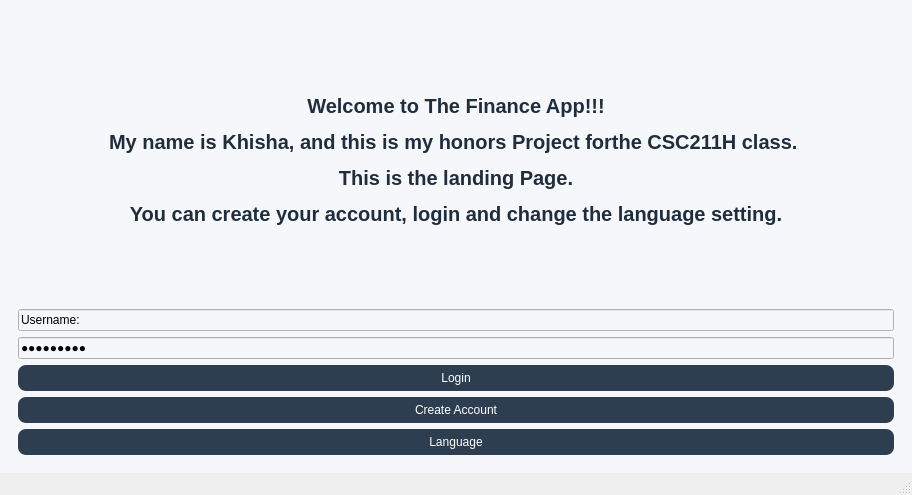
<?xml version="1.0" encoding="UTF-8"?>
<ui version="4.0">
 <class>MainWindow</class>
 <widget class="QMainWindow" name="MainWindow">
  <property name="geometry">
   <rect>
    <x>0</x>
    <y>0</y>
    <width>912</width>
    <height>495</height>
   </rect>
  </property>
  <property name="minimumSize">
   <size>
    <width>100</width>
    <height>100</height>
   </size>
  </property>
  <property name="windowTitle">
   <string>MainWindow</string>
  </property>
  <property name="styleSheet">
   <string notr="true">background-color: #f5f7fa;
QPushButton {
    background-color: #2c3e50;
    color: white;
    border-radius: 8px;
    padding: 6px;
}

QPushButton:hover {
    background-color: #34495e;
}
QLabel {
    color: #2c3e50;
    font-size: 14px;
}
QLabel#pageTitleLabel {
    font-size: 20px;
    font-weight: bold;
}</string>
  </property>
  <widget class="QWidget" name="centralwidget">
   <property name="styleSheet">
    <string notr="true">background-color: #f5f7fa;</string>
   </property>
   <layout class="QVBoxLayout" name="verticalLayout_2">
    <item>
     <widget class="QStackedWidget" name="stackedWidget">
      <property name="styleSheet">
       <string notr="true">background-color: #f5f7fa;</string>
      </property>
      <property name="currentIndex">
       <number>0</number>
      </property>
      <widget class="QWidget" name="LoginPage">
       <layout class="QVBoxLayout" name="verticalLayout">
        <item>
         <widget class="QLabel" name="statusLabel">
          <property name="styleSheet">
           <string notr="true">color: #1f2d3d;
font-size: 20px;
font-weight: bold;</string>
          </property>
          <property name="text">
           <string>&lt;html&gt;&lt;head/&gt;&lt;body&gt;&lt;p align=&quot;center&quot;&gt; Welcome to The Finance App!!!&lt;/p&gt;&lt;p align=&quot;center&quot;&gt;My name is Khisha, and this is my honors Project forthe CSC211H class. &lt;/p&gt;&lt;p align=&quot;center&quot;&gt;This is the landing Page.&lt;/p&gt;&lt;p align=&quot;center&quot;&gt;You can create your account, login and change the language setting.&lt;/p&gt;&lt;/body&gt;&lt;/html&gt;</string>
          </property>
          <property name="wordWrap">
           <bool>true</bool>
          </property>
         </widget>
        </item>
        <item>
         <widget class="QLineEdit" name="Username">
          <property name="maximumSize">
           <size>
            <width>16777215</width>
            <height>16777215</height>
           </size>
          </property>
          <property name="styleSheet">
           <string notr="true">
color: black;
</string>
          </property>
          <property name="text">
           <string>Username:</string>
          </property>
         </widget>
        </item>
        <item>
         <widget class="QLineEdit" name="Password">
          <property name="styleSheet">
           <string notr="true">
color: black;</string>
          </property>
          <property name="text">
           <string>Password:</string>
          </property>
          <property name="echoMode">
           <enum>QLineEdit::EchoMode::Password</enum>
          </property>
         </widget>
        </item>
        <item>
         <widget class="QPushButton" name="loginButton">
          <property name="styleSheet">
           <string notr="true">QPushButton {
    background-color: #2c3e50;
    color: white;
    border-radius: 8px;
    padding: 6px;
}

QPushButton:hover {
    background-color: #34495e;
}</string>
          </property>
          <property name="text">
           <string>Login</string>
          </property>
         </widget>
        </item>
        <item>
         <widget class="QPushButton" name="createAccountButton">
          <property name="styleSheet">
           <string notr="true">QPushButton {
    background-color: #2c3e50;
    color: white;
    border-radius: 8px;
    padding: 6px;
}

QPushButton:hover {
    background-color: #34495e;
}</string>
          </property>
          <property name="text">
           <string>Create Account</string>
          </property>
         </widget>
        </item>
        <item>
         <widget class="QPushButton" name="language">
          <property name="styleSheet">
           <string notr="true">QPushButton {
    background-color: #2c3e50;
    color: white;
    border-radius: 8px;
    padding: 6px;
}

QPushButton:hover {
    background-color: #34495e;
}</string>
          </property>
          <property name="text">
           <string>Language</string>
          </property>
         </widget>
        </item>
       </layout>
      </widget>
      <widget class="QWidget" name="MainMenu">
       <layout class="QGridLayout" name="gridLayout">
        <item row="0" column="0" colspan="2">
         <widget class="QLabel" name="welcomeLabel">
          <property name="autoFillBackground">
           <bool>false</bool>
          </property>
          <property name="styleSheet">
           <string notr="true">QLabel {

color: #1f2d3d;
font-size: 20px;
font-weight: bold;
}</string>
          </property>
          <property name="text">
           <string>&lt;html&gt;&lt;head/&gt;&lt;body&gt;&lt;p align=&quot;center&quot;&gt;&lt;span style=&quot; font-size:14pt; font-weight:700;&quot;&gt;This is your home page.&lt;/span&gt;&lt;/p&gt;&lt;p align=&quot;center&quot;&gt;&lt;span style=&quot; font-size:14pt; font-weight:700;&quot;&gt;Here you can go to the learning page or see your scores through the Learning Track.&lt;/span&gt;&lt;/p&gt;&lt;p align=&quot;center&quot;&gt;&lt;span style=&quot; font-size:14pt; font-weight:700;&quot;&gt;&lt;br/&gt;&lt;/span&gt;&lt;/p&gt;&lt;/body&gt;&lt;/html&gt;</string>
          </property>
          <property name="wordWrap">
           <bool>true</bool>
          </property>
         </widget>
        </item>
        <item row="1" column="0" colspan="2">
         <widget class="QPushButton" name="learn">
          <property name="styleSheet">
           <string notr="true">QPushButton {
    background-color: #2c3e50;
    color: white;
    border-radius: 8px;
    padding: 6px;
}

QPushButton:hover {
    background-color: #34495e;
}</string>
          </property>
          <property name="text">
           <string>Learn</string>
          </property>
         </widget>
        </item>
        <item row="2" column="0">
         <widget class="QPushButton" name="logout">
          <property name="styleSheet">
           <string notr="true">QPushButton {
    background-color: #2c3e50;
    color: white;
    border-radius: 8px;
    padding: 6px;
}

QPushButton:hover {
    background-color: #34495e;
}</string>
          </property>
          <property name="text">
           <string>Log out</string>
          </property>
         </widget>
        </item>
        <item row="2" column="1">
         <widget class="QPushButton" name="learningTrack">
          <property name="styleSheet">
           <string notr="true">QPushButton {
    background-color: #2c3e50;
    color: white;
    border-radius: 8px;
    padding: 6px;
}

QPushButton:hover {
    background-color: #34495e;
}</string>
          </property>
          <property name="text">
           <string>Learning Track</string>
          </property>
         </widget>
        </item>
       </layout>
      </widget>
      <widget class="QWidget" name="learningpage">
       <widget class="QPushButton" name="finance">
        <property name="geometry">
         <rect>
          <x>50</x>
          <y>260</y>
          <width>731</width>
          <height>32</height>
         </rect>
        </property>
        <property name="styleSheet">
         <string notr="true">QPushButton {
    background-color: #2c3e50;
    color: white;
    border-radius: 8px;
    padding: 6px;
}

QPushButton:hover {
    background-color: #34495e;
}</string>
        </property>
        <property name="text">
         <string>Finance</string>
        </property>
       </widget>
       <widget class="QPushButton" name="fraud">
        <property name="geometry">
         <rect>
          <x>50</x>
          <y>290</y>
          <width>731</width>
          <height>32</height>
         </rect>
        </property>
        <property name="styleSheet">
         <string notr="true">QPushButton {
    background-color: #2c3e50;
    color: white;
    border-radius: 8px;
    padding: 6px;
}

QPushButton:hover {
    background-color: #34495e;
}</string>
        </property>
        <property name="text">
         <string>Fraud</string>
        </property>
       </widget>
       <widget class="QPushButton" name="back">
        <property name="geometry">
         <rect>
          <x>50</x>
          <y>350</y>
          <width>731</width>
          <height>32</height>
         </rect>
        </property>
        <property name="styleSheet">
         <string notr="true">QPushButton {
    background-color: #2c3e50;
    color: white;
    border-radius: 8px;
    padding: 6px;
}

QPushButton:hover {
    background-color: #34495e;
}</string>
        </property>
        <property name="text">
         <string>Back</string>
        </property>
       </widget>
       <widget class="QPushButton" name="quiz">
        <property name="geometry">
         <rect>
          <x>50</x>
          <y>320</y>
          <width>731</width>
          <height>32</height>
         </rect>
        </property>
        <property name="styleSheet">
         <string notr="true">QPushButton {
    background-color: #2c3e50;
    color: white;
    border-radius: 8px;
    padding: 6px;
}

QPushButton:hover {
    background-color: #34495e;
}</string>
        </property>
        <property name="text">
         <string>Test Your Knowledge</string>
        </property>
       </widget>
       <widget class="QLabel" name="label">
        <property name="geometry">
         <rect>
          <x>150</x>
          <y>90</y>
          <width>541</width>
          <height>121</height>
         </rect>
        </property>
        <property name="styleSheet">
         <string notr="true">QLabel {

color: #1f2d3d;
font-size: 20px;
font-weight: bold;
}</string>
        </property>
        <property name="text">
         <string>&lt;html&gt;&lt;head/&gt;&lt;body&gt;&lt;p align=&quot;center&quot;&gt;This is your Learning Page! &lt;/p&gt;&lt;p align=&quot;center&quot;&gt;Here you can go to the Finance page, Fraud page or Test your knowledge.&lt;/p&gt;&lt;/body&gt;&lt;/html&gt;</string>
        </property>
        <property name="wordWrap">
         <bool>true</bool>
        </property>
       </widget>
      </widget>
      <widget class="QWidget" name="financetopics">
       <widget class="QPushButton" name="inflation">
        <property name="geometry">
         <rect>
          <x>80</x>
          <y>220</y>
          <width>100</width>
          <height>32</height>
         </rect>
        </property>
        <property name="styleSheet">
         <string notr="true">QPushButton {
    background-color: #2c3e50;
    color: white;
    border-radius: 8px;
    padding: 6px;
}

QPushButton:hover {
    background-color: #34495e;
}</string>
        </property>
        <property name="text">
         <string>Inflation</string>
        </property>
       </widget>
       <widget class="QPushButton" name="interestrates">
        <property name="geometry">
         <rect>
          <x>220</x>
          <y>220</y>
          <width>100</width>
          <height>32</height>
         </rect>
        </property>
        <property name="styleSheet">
         <string notr="true">QPushButton {
    background-color: #2c3e50;
    color: white;
    border-radius: 8px;
    padding: 6px;
}

QPushButton:hover {
    background-color: #34495e;
}</string>
        </property>
        <property name="text">
         <string>Interest Rates</string>
        </property>
       </widget>
       <widget class="QPushButton" name="supplydemand">
        <property name="geometry">
         <rect>
          <x>350</x>
          <y>220</y>
          <width>151</width>
          <height>32</height>
         </rect>
        </property>
        <property name="styleSheet">
         <string notr="true">QPushButton {
    background-color: #2c3e50;
    color: white;
    border-radius: 8px;
    padding: 6px;
}

QPushButton:hover {
    background-color: #34495e;
}</string>
        </property>
        <property name="text">
         <string>Supply &amp; Demand</string>
        </property>
       </widget>
       <widget class="QPushButton" name="recession">
        <property name="geometry">
         <rect>
          <x>530</x>
          <y>220</y>
          <width>100</width>
          <height>32</height>
         </rect>
        </property>
        <property name="styleSheet">
         <string notr="true">QPushButton {
    background-color: #2c3e50;
    color: white;
    border-radius: 8px;
    padding: 6px;
}

QPushButton:hover {
    background-color: #34495e;
}</string>
        </property>
        <property name="text">
         <string>Recession</string>
        </property>
       </widget>
       <widget class="QPushButton" name="gdp">
        <property name="geometry">
         <rect>
          <x>310</x>
          <y>280</y>
          <width>100</width>
          <height>32</height>
         </rect>
        </property>
        <property name="styleSheet">
         <string notr="true">QPushButton {
    background-color: #2c3e50;
    color: white;
    border-radius: 8px;
    padding: 6px;
}

QPushButton:hover {
    background-color: #34495e;
}</string>
        </property>
        <property name="text">
         <string>GDP</string>
        </property>
       </widget>
       <widget class="QPushButton" name="backtofinance">
        <property name="geometry">
         <rect>
          <x>540</x>
          <y>350</y>
          <width>100</width>
          <height>32</height>
         </rect>
        </property>
        <property name="styleSheet">
         <string notr="true">QPushButton {
    background-color: #2c3e50;
    color: white;
    border-radius: 8px;
    padding: 6px;
}

QPushButton:hover {
    background-color: #34495e;
}</string>
        </property>
        <property name="text">
         <string>Back</string>
        </property>
       </widget>
       <widget class="QLabel" name="label_2">
        <property name="geometry">
         <rect>
          <x>220</x>
          <y>20</y>
          <width>311</width>
          <height>101</height>
         </rect>
        </property>
        <property name="styleSheet">
         <string notr="true">QLabel {

color: #1f2d3d;
font-size: 20px;
font-weight: bold;
}</string>
        </property>
        <property name="text">
         <string>&lt;html&gt;&lt;head/&gt;&lt;body&gt;&lt;p align=&quot;center&quot;&gt;Here you can select which finance component you want to learn!&lt;/p&gt;&lt;/body&gt;&lt;/html&gt;</string>
        </property>
        <property name="wordWrap">
         <bool>true</bool>
        </property>
       </widget>
      </widget>
      <widget class="QWidget" name="fraudtopics">
       <widget class="QPushButton" name="phishing">
        <property name="geometry">
         <rect>
          <x>50</x>
          <y>200</y>
          <width>100</width>
          <height>32</height>
         </rect>
        </property>
        <property name="styleSheet">
         <string notr="true">QPushButton {
    background-color: #2c3e50;
    color: white;
    border-radius: 8px;
    padding: 6px;
}

QPushButton:hover {
    background-color: #34495e;
}</string>
        </property>
        <property name="text">
         <string>Phishing</string>
        </property>
       </widget>
       <widget class="QPushButton" name="identitytheft">
        <property name="geometry">
         <rect>
          <x>220</x>
          <y>200</y>
          <width>100</width>
          <height>32</height>
         </rect>
        </property>
        <property name="styleSheet">
         <string notr="true">QPushButton {
    background-color: #2c3e50;
    color: white;
    border-radius: 8px;
    padding: 6px;
}

QPushButton:hover {
    background-color: #34495e;
}</string>
        </property>
        <property name="text">
         <string>Identity Theft</string>
        </property>
       </widget>
       <widget class="QPushButton" name="investmentfraud">
        <property name="geometry">
         <rect>
          <x>390</x>
          <y>200</y>
          <width>131</width>
          <height>32</height>
         </rect>
        </property>
        <property name="styleSheet">
         <string notr="true">QPushButton {
    background-color: #2c3e50;
    color: white;
    border-radius: 8px;
    padding: 6px;
}

QPushButton:hover {
    background-color: #34495e;
}</string>
        </property>
        <property name="text">
         <string>Investment Fraud</string>
        </property>
       </widget>
       <widget class="QPushButton" name="ponzischemes">
        <property name="geometry">
         <rect>
          <x>590</x>
          <y>200</y>
          <width>122</width>
          <height>32</height>
         </rect>
        </property>
        <property name="styleSheet">
         <string notr="true">QPushButton {
    background-color: #2c3e50;
    color: white;
    border-radius: 8px;
    padding: 6px;
}

QPushButton:hover {
    background-color: #34495e;
}</string>
        </property>
        <property name="text">
         <string>Ponzi Schemes</string>
        </property>
       </widget>
       <widget class="QPushButton" name="backtofraud">
        <property name="geometry">
         <rect>
          <x>510</x>
          <y>300</y>
          <width>100</width>
          <height>32</height>
         </rect>
        </property>
        <property name="styleSheet">
         <string notr="true">QPushButton {
    background-color: #2c3e50;
    color: white;
    border-radius: 8px;
    padding: 6px;
}

QPushButton:hover {
    background-color: #34495e;
}</string>
        </property>
        <property name="text">
         <string>Return</string>
        </property>
       </widget>
       <widget class="QPushButton" name="avoidfraud">
        <property name="geometry">
         <rect>
          <x>90</x>
          <y>300</y>
          <width>141</width>
          <height>31</height>
         </rect>
        </property>
        <property name="styleSheet">
         <string notr="true">QPushButton {
    background-color: #2c3e50;
    color: white;
    border-radius: 8px;
    padding: 6px;
}

QPushButton:hover {
    background-color: #34495e;
}</string>
        </property>
        <property name="text">
         <string>How to Avoid Fraud</string>
        </property>
       </widget>
       <widget class="QLabel" name="label_3">
        <property name="geometry">
         <rect>
          <x>230</x>
          <y>40</y>
          <width>401</width>
          <height>121</height>
         </rect>
        </property>
        <property name="styleSheet">
         <string notr="true">QLabel {

color: #1f2d3d;
font-size: 20px;
font-weight: bold;
}</string>
        </property>
        <property name="text">
         <string>&lt;html&gt;&lt;head/&gt;&lt;body&gt;&lt;p align=&quot;center&quot;&gt;This is your Fraud Learning Page!&lt;/p&gt;&lt;p align=&quot;center&quot;&gt;You can select which component you want to learn&lt;/p&gt;&lt;/body&gt;&lt;/html&gt;</string>
        </property>
        <property name="wordWrap">
         <bool>true</bool>
        </property>
       </widget>
      </widget>
      <widget class="QWidget" name="topicsf">
       <widget class="QLabel" name="topicTitle">
        <property name="geometry">
         <rect>
          <x>90</x>
          <y>10</y>
          <width>591</width>
          <height>171</height>
         </rect>
        </property>
        <property name="styleSheet">
         <string notr="true">QLabel {

color: #1f2d3d;
font-size: 20px;
font-weight: bold;
}</string>
        </property>
        <property name="text">
         <string>&lt;html&gt;&lt;head/&gt;&lt;body&gt;&lt;p align=&quot;center&quot;&gt;TextLabel&lt;/p&gt;&lt;/body&gt;&lt;/html&gt;</string>
        </property>
        <property name="wordWrap">
         <bool>true</bool>
        </property>
       </widget>
       <widget class="QLabel" name="topicContent">
        <property name="geometry">
         <rect>
          <x>100</x>
          <y>160</y>
          <width>631</width>
          <height>131</height>
         </rect>
        </property>
        <property name="styleSheet">
         <string notr="true">QLabel {
    color: #2c3e50;
    font-size: 14px;
}</string>
        </property>
        <property name="text">
         <string>TextLabel</string>
        </property>
        <property name="wordWrap">
         <bool>true</bool>
        </property>
       </widget>
       <widget class="QLabel" name="topicExamples">
        <property name="geometry">
         <rect>
          <x>100</x>
          <y>290</y>
          <width>661</width>
          <height>161</height>
         </rect>
        </property>
        <property name="styleSheet">
         <string notr="true">QLabel {
    color: #2c3e50;
    font-size: 14px;
}</string>
        </property>
        <property name="text">
         <string>TextLabel</string>
        </property>
        <property name="wordWrap">
         <bool>true</bool>
        </property>
       </widget>
       <widget class="QPushButton" name="returntoFtopics">
        <property name="geometry">
         <rect>
          <x>310</x>
          <y>410</y>
          <width>100</width>
          <height>32</height>
         </rect>
        </property>
        <property name="styleSheet">
         <string notr="true">QPushButton {
    background-color: #2c3e50;
    color: white;
    border-radius: 8px;
    padding: 6px;
}

QPushButton:hover {
    background-color: #34495e;
}</string>
        </property>
        <property name="text">
         <string>Back</string>
        </property>
       </widget>
      </widget>
      <widget class="QWidget" name="quiz2">
       <widget class="QPushButton" name="financequiz">
        <property name="geometry">
         <rect>
          <x>130</x>
          <y>290</y>
          <width>100</width>
          <height>32</height>
         </rect>
        </property>
        <property name="styleSheet">
         <string notr="true">QPushButton {
    background-color: #2c3e50;
    color: white;
    border-radius: 8px;
    padding: 6px;
}

QPushButton:hover {
    background-color: #34495e;
}</string>
        </property>
        <property name="text">
         <string>Finance Quiz</string>
        </property>
       </widget>
       <widget class="QPushButton" name="fraudquiz">
        <property name="geometry">
         <rect>
          <x>570</x>
          <y>290</y>
          <width>100</width>
          <height>32</height>
         </rect>
        </property>
        <property name="styleSheet">
         <string notr="true">QPushButton {
    background-color: #2c3e50;
    color: white;
    border-radius: 8px;
    padding: 6px;
}

QPushButton:hover {
    background-color: #34495e;
}</string>
        </property>
        <property name="text">
         <string>Fraud Quiz</string>
        </property>
       </widget>
       <widget class="QPushButton" name="returnquiz">
        <property name="geometry">
         <rect>
          <x>350</x>
          <y>370</y>
          <width>100</width>
          <height>32</height>
         </rect>
        </property>
        <property name="styleSheet">
         <string notr="true">QPushButton {
    background-color: #2c3e50;
    color: white;
    border-radius: 8px;
    padding: 6px;
}

QPushButton:hover {
    background-color: #34495e;
}</string>
        </property>
        <property name="text">
         <string>Return</string>
        </property>
       </widget>
       <widget class="QLabel" name="label_4">
        <property name="geometry">
         <rect>
          <x>170</x>
          <y>70</y>
          <width>531</width>
          <height>121</height>
         </rect>
        </property>
        <property name="styleSheet">
         <string notr="true">QLabel {

color: #1f2d3d;
font-size: 20px;
font-weight: bold;
}</string>
        </property>
        <property name="text">
         <string>&lt;html&gt;&lt;head/&gt;&lt;body&gt;&lt;p align=&quot;center&quot;&gt;This is where you can Test your knowledge!&lt;/p&gt;&lt;/body&gt;&lt;/html&gt;</string>
        </property>
       </widget>
      </widget>
      <widget class="QWidget" name="quiztopics">
       <widget class="QPushButton" name="answer1">
        <property name="geometry">
         <rect>
          <x>100</x>
          <y>260</y>
          <width>100</width>
          <height>32</height>
         </rect>
        </property>
        <property name="styleSheet">
         <string notr="true">QPushButton {
    background-color: #2c3e50;
    color: white;
    border-radius: 8px;
    padding: 6px;
}

QPushButton:hover {
    background-color: #34495e;
}</string>
        </property>
        <property name="text">
         <string>ANSWER 1</string>
        </property>
       </widget>
       <widget class="QPushButton" name="answer2">
        <property name="geometry">
         <rect>
          <x>100</x>
          <y>300</y>
          <width>100</width>
          <height>32</height>
         </rect>
        </property>
        <property name="styleSheet">
         <string notr="true">QPushButton {
    background-color: #2c3e50;
    color: white;
    border-radius: 8px;
    padding: 6px;
}

QPushButton:hover {
    background-color: #34495e;
}</string>
        </property>
        <property name="text">
         <string>ANSWER 2</string>
        </property>
       </widget>
       <widget class="QPushButton" name="answer3">
        <property name="geometry">
         <rect>
          <x>100</x>
          <y>340</y>
          <width>100</width>
          <height>32</height>
         </rect>
        </property>
        <property name="styleSheet">
         <string notr="true">QPushButton {
    background-color: #2c3e50;
    color: white;
    border-radius: 8px;
    padding: 6px;
}

QPushButton:hover {
    background-color: #34495e;
}</string>
        </property>
        <property name="text">
         <string>ANSWER 3</string>
        </property>
       </widget>
       <widget class="QLabel" name="questionLabel">
        <property name="geometry">
         <rect>
          <x>100</x>
          <y>80</y>
          <width>591</width>
          <height>141</height>
         </rect>
        </property>
        <property name="styleSheet">
         <string notr="true">QLabel {

color: #1f2d3d;
font-size: 20px;
font-weight: bold;
}</string>
        </property>
        <property name="text">
         <string>TextLabel</string>
        </property>
        <property name="wordWrap">
         <bool>true</bool>
        </property>
       </widget>
       <widget class="QLabel" name="resultLabel">
        <property name="geometry">
         <rect>
          <x>120</x>
          <y>390</y>
          <width>311</width>
          <height>31</height>
         </rect>
        </property>
        <property name="styleSheet">
         <string notr="true">QLabel {
    color: #2c3e50;
    font-size: 14px;
}</string>
        </property>
        <property name="text">
         <string>TextLabel</string>
        </property>
        <property name="wordWrap">
         <bool>true</bool>
        </property>
       </widget>
       <widget class="QPushButton" name="returnlearningtrack">
        <property name="geometry">
         <rect>
          <x>330</x>
          <y>420</y>
          <width>171</width>
          <height>32</height>
         </rect>
        </property>
        <property name="styleSheet">
         <string notr="true">QPushButton {
    background-color: #2c3e50;
    color: white;
    border-radius: 8px;
    padding: 6px;
}

QPushButton:hover {
    background-color: #34495e;
}</string>
        </property>
        <property name="text">
         <string>See Learning Track</string>
        </property>
       </widget>
       <widget class="QLabel" name="label_5">
        <property name="geometry">
         <rect>
          <x>260</x>
          <y>30</y>
          <width>491</width>
          <height>31</height>
         </rect>
        </property>
        <property name="styleSheet">
         <string notr="true">QLabel {

color: #1f2d3d;
font-size: 20px;
font-weight: bold;
}</string>
        </property>
        <property name="text">
         <string>&lt;html&gt;&lt;head/&gt;&lt;body&gt;&lt;p align=&quot;center&quot;&gt;Test your Knowledge!&lt;/p&gt;&lt;/body&gt;&lt;/html&gt;</string>
        </property>
       </widget>
      </widget>
      <widget class="QWidget" name="learningtrack">
       <widget class="QPushButton" name="returnmainmenu">
        <property name="geometry">
         <rect>
          <x>70</x>
          <y>390</y>
          <width>100</width>
          <height>32</height>
         </rect>
        </property>
        <property name="styleSheet">
         <string notr="true">QPushButton {
    background-color: #2c3e50;
    color: white;
    border-radius: 8px;
    padding: 6px;
}

QPushButton:hover {
    background-color: #34495e;
}</string>
        </property>
        <property name="text">
         <string>Main Menu</string>
        </property>
       </widget>
       <widget class="QLabel" name="scoreLabel">
        <property name="geometry">
         <rect>
          <x>180</x>
          <y>180</y>
          <width>281</width>
          <height>71</height>
         </rect>
        </property>
        <property name="font">
         <font>
          <pointsize>-1</pointsize>
          <italic>true</italic>
          <underline>false</underline>
          <fontweight>Black</fontweight>
         </font>
        </property>
        <property name="styleSheet">
         <string notr="true">QLabel {
    color: #2c3e50;
    font-size: 14px;
}</string>
        </property>
        <property name="text">
         <string>Nothing to show Yet</string>
        </property>
       </widget>
      </widget>
     </widget>
    </item>
   </layout>
  </widget>
  <widget class="QStatusBar" name="statusbar">
   <property name="styleSheet">
    <string notr="true">QLabel {
    color: #2c3e50;
    font-size: 14px;
}</string>
   </property>
  </widget>
 </widget>
 <resources/>
 <connections/>
</ui>
